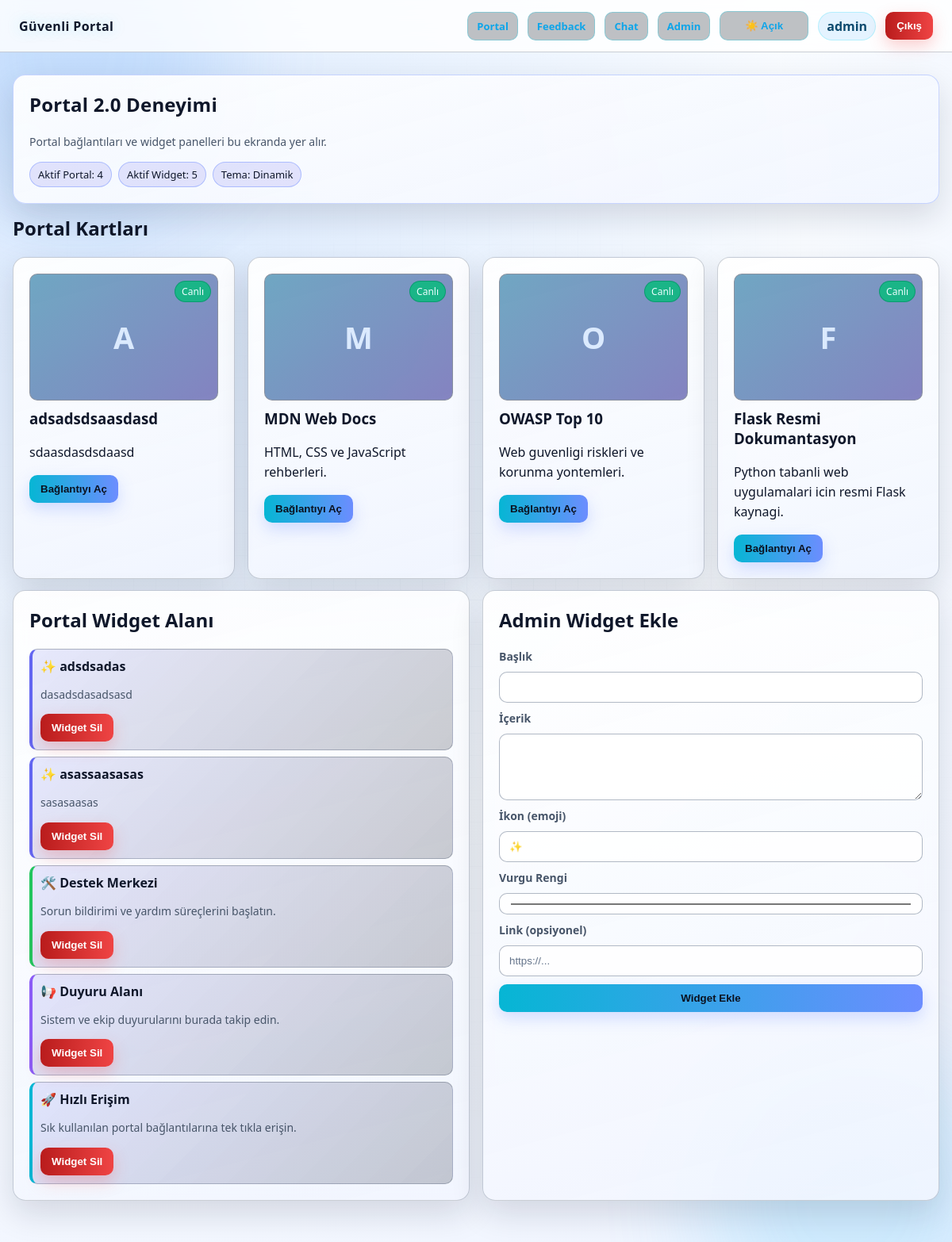
/portal (signed in), run on an earlier commit of the app's database.
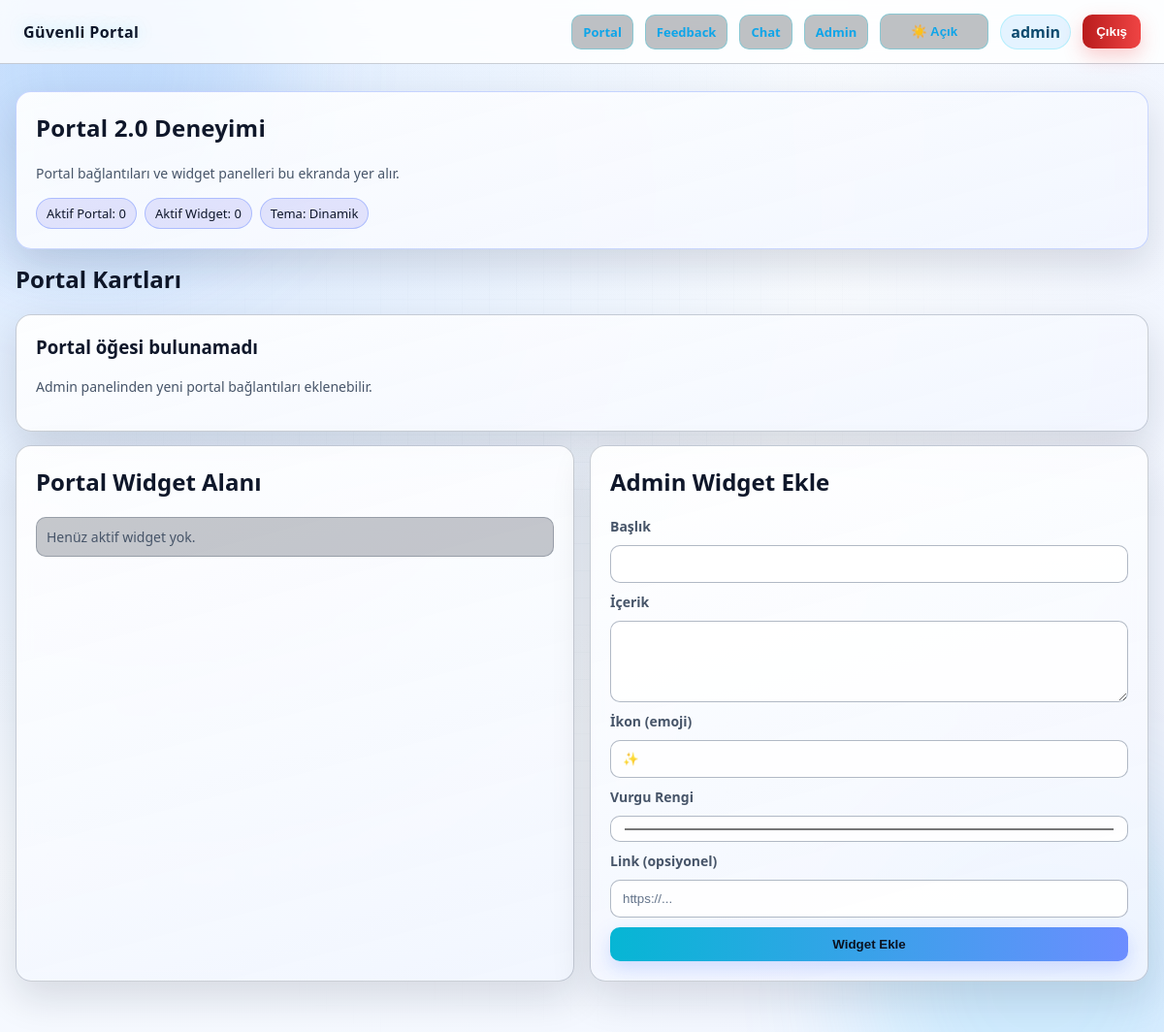
And on a later commit of the database.
### tables this page shows
CREATE TABLE portal_items (
            id INTEGER PRIMARY KEY AUTOINCREMENT,
            title TEXT NOT NULL,
            preview TEXT NOT NULL,
            redirect_url TEXT NOT NULL,
            image_url TEXT NULL,
            is_active INTEGER NOT NULL DEFAULT 1,
            created_by_admin_id INTEGER NOT NULL,
            created_by_admin_username TEXT NOT NULL,
            created_at TEXT NOT NULL
        );

CREATE TABLE portal_widgets (
            id INTEGER PRIMARY KEY AUTOINCREMENT,
            title TEXT NOT NULL,
            body TEXT NOT NULL,
            icon TEXT NOT NULL DEFAULT '✨',
            accent_color TEXT NOT NULL DEFAULT '#6366f1',
            link_url TEXT NULL,
            is_active INTEGER NOT NULL DEFAULT 1,
            created_by_user_id INTEGER NOT NULL,
            created_by_username TEXT NOT NULL,
            created_at TEXT NOT NULL
        , widget_type TEXT NOT NULL DEFAULT 'static', api_url TEXT NULL);

### app.py (the view)
@app.route("/portal")
@login_required()
def portal():
    links = get_db().execute(
        """
        SELECT id, title, preview, redirect_url, image_url
        FROM portal_items
        WHERE is_active = 1
        ORDER BY id DESC
        """
    ).fetchall()
    widgets = get_db().execute(
        """
        SELECT id, title, body, icon, accent_color, link_url
        FROM portal_widgets
        WHERE is_active = 1
        ORDER BY id DESC
        """
    ).fetchall()
    return render_template("portal.html", links=links, widgets=widgets)

### app.py (called while the page is built)
def get_db():
    if "db" not in g:
        g.db = sqlite3.connect(DB_PATH)
        g.db.row_factory = sqlite3.Row
    return g.db

def current_user():
    uid = session.get("user_id")
    if not uid:
        return None
    return get_db().execute("SELECT * FROM users WHERE id = ?", (uid,)).fetchone()

def login_required(role=None):
    def decorator(view):
        @wraps(view)
        def wrapped(*args, **kwargs):
            user = current_user()
            if not user:
                flash("Bu sayfaya erişmek için giriş yapmalısınız.", "error")
                return redirect(url_for("login"))
            if role and user["role"] != role:
                abort(403)
            return view(*args, **kwargs)
        return wrapped
    return decorator

def generate_csrf_token():
    token = session.get("csrf_token")
    if not token:
        token = secrets.token_urlsafe(32)
        session["csrf_token"] = token
    return token

@app.context_processor
def inject_shared_context():
    user = current_user()
    return {
        "csrf_token": generate_csrf_token(),
        "current_user": user,
    }

### templates/portal.html (shortened to what this page needs)
{% extends "base.html" %}
{% block content %}
<section class="card portal-hero">
  <h1>Portal 2.0 Deneyimi</h1>
  <p class="muted">Portal bağlantıları ve widget panelleri bu ekranda yer alır.</p>
  <div class="portal-kpis">
    <span class="kpi-chip">Aktif Portal: {{ links|length }}</span>
    <span class="kpi-chip">Aktif Widget: {{ widgets|length }}</span>
    <span class="kpi-chip">Tema: Dinamik</span>
  </div>
</section>
<section style="margin-top: 14px;">
  <h2>Portal Kartları</h2>
  <div class="grid portal-links-grid">
    {% for item in links %}
    <article class="card portal-card">
      <div class="portal-thumb-wrap">
        {% if item.image_url %}
          <img class="portal-thumb" src="{{ item.image_url }}" alt="{{ item.title }} önizleme görseli">
        {% else %}
          <div class="portal-thumb placeholder-thumb">
            <span>{{ item.title[:1]|upper }}</span>
          </div>
        {% endif %}
        <span class="portal-pill">Canlı</span>
      </div>
      <h3>{{ item.title }}</h3>
      <p>{{ item.preview }}</p>
      <form method="post" action="{{ url_for('portal_open', link_id=item.id) }}">
        <button class="btn" type="submit">Bağlantıyı Aç</button>
      </form>
    </article>
    {% else %}
    <article class="card portal-card">
      <h3>Portal öğesi bulunamadı</h3>
      <p class="muted">Admin panelinden yeni portal bağlantıları eklenebilir.</p>
    </article>
    {% endfor %}
  </div>
</section>
<section class="grid two-col" style="margin-top: 14px;">
  <article class="card">
    <h2>Portal Widget Alanı</h2>
    <div class="stack-list">
      {% for widget in widgets %}
      <div class="stack-item widget-item" style="border-left: 4px solid {{ widget.accent_color }};">
        <div class="message-head">
          <strong>{{ widget.icon }} {{ widget.title }}</strong>
        </div>
        <p class="muted">{{ widget.body }}</p>
        <div class="portal-widget-actions">
          {% if current_user and current_user["role"] == "admin" %}
          <form method="post" action="{{ url_for('portal_delete_widget', widget_id=widget.id) }}" data-confirm-message="Bu widget kalıcı olarak silinecek. Devam edilsin mi?">
            <button class="btn btn-danger" type="submit">Widget Sil</button>
          </form>
          {% endif %}
        </div>
      </div>
      {% else %}
      <div class="stack-item muted">Henüz aktif widget yok.</div>
      {% endfor %}
    </div>
  </article>
  {% if current_user and current_user["role"] == "admin" %}
  <article class="card">
    <h2>Admin Widget Ekle</h2>
    <form method="post" action="{{ url_for('portal_add_widget') }}" class="form-grid">
      <label>Başlık</label>
      <input type="text" name="title" maxlength="100" required>
      <label>İçerik</label>
      <textarea name="body" rows="4" required></textarea>
      <label>İkon (emoji)</label>
      <input type="text" name="icon" maxlength="3" value="✨">
      <label>Vurgu Rengi</label>
      <input type="color" name="accent_color" value="#6366f1">
      <label>Link (opsiyonel)</label>
      <input type="url" name="link_url" placeholder="https://...">
      <button class="btn" type="submit">Widget Ekle</button>
    </form>
  </article>
  {% endif %}
</section>
{% endblock %}

### templates/base.html (shortened to what this page needs)
<!doctype html>
<html lang="tr">
<head>
  <link rel="stylesheet" href="{{ url_for('static', filename='style.css') }}">
</head>
<body>
  <div class="bg-orb bg-orb-1"></div>
  <div class="bg-orb bg-orb-2"></div>
  <div class="bg-grid"></div>
  <header class="topbar">
    <div class="brand">Güvenli Portal</div>
      <div class="topbar-right">
    {% if current_user %}
        <a class="btn btn-outline nav-mini" href="{{ url_for('portal') }}">Portal</a>
        <a class="btn btn-outline nav-mini" href="{{ url_for('feedback_page') }}">Feedback</a>
        <a class="btn btn-outline nav-mini" href="{{ url_for('chat_page') }}">Chat</a>
        {% if current_user["role"] == "admin" %}
        <a class="btn btn-outline nav-mini" href="{{ url_for('admin_dashboard') }}">Admin</a>
        {% endif %}
    {% endif %}
        <button id="theme-toggle" class="btn btn-outline theme-toggle" type="button" aria-label="Tema değiştir">🌙 Koyu</button>
    {% if current_user %}
        <span class="badge">{{ current_user["username"] }}</span>
        <form method="post" action="{{ url_for('logout') }}">
          <button class="btn btn-danger" type="submit">Çıkış</button>
        </form>
    {% endif %}
      </div>
  </header>
  <main class="container">
    {% block content %}{% endblock %}
  </main>
</body>
</html>

What changed in the data, as far as the page shows it:
removed portal_items: title "A", title "adsadsdsaasdasd", preview "sdaasdasdsdaasd"
removed portal_items: title "M", title "MDN Web Docs", preview "HTML, CSS ve JavaScript rehberleri."
removed portal_items: title "O", title "OWASP Top 10", preview "Web guvenligi riskleri ve korunma yontemleri."
removed portal_items: title "F", title "Flask Resmi Dokumantasyon", preview "Python tabanli web uygulamalari icin resmi Flask kaynagi."
removed portal_widgets: icon "✨", title "adsdsadas", body "dasadsdasadsasd"
removed portal_widgets: icon "✨", title "asassaasasas", body "sasasaasas"
removed portal_widgets: icon "🛠️", title "Destek Merkezi", body "Sorun bildirimi ve yardım süreçlerini başlatın.", accent_color "#22c55e" (drawn)
removed portal_widgets: icon "📢", title "Duyuru Alanı", body "Sistem ve ekip duyurularını burada takip edin.", accent_color "#8b5cf6" (drawn)
removed portal_widgets: icon "🚀", title "Hızlı Erişim", body "Sık kullanılan portal bağlantılarına tek tıkla erişin.", accent_color "#06b6d4" (drawn)
Also different on the page:
{{ links|length }}: "4" → "0"
{{ widgets|length }}: "5" → "0"
text now shown: "Portal öğesi bulunamadı Admin panelinden yeni portal bağlantıları eklenebilir. Henüz aktif widget yok."
